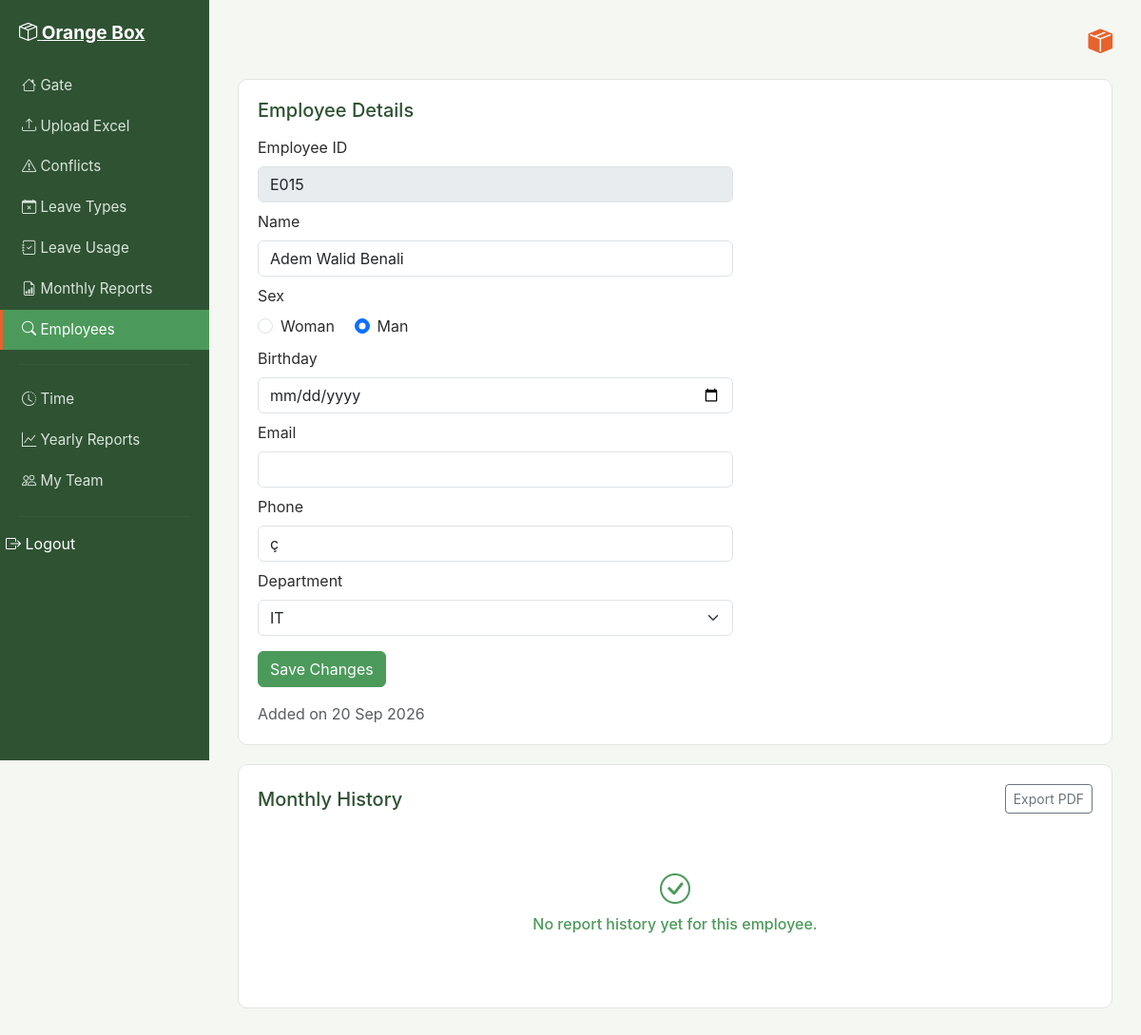
The page /employees/1/ (signed in) on the database its author committed.
### attendance/models.py (models this page shows, shortened)
class Employee(models.Model):
    employee_id = models.CharField(max_length=50, unique=True)
    name = models.CharField(max_length=150)
    sex = models.CharField(max_length=10, blank=True)
    birthday = models.DateField(null=True, blank=True)
    email = models.EmailField(unique=True, null=True, blank=True)
    phone_number = models.CharField(max_length=20, blank=True)
    department = models.ForeignKey(Department, on_delete=models.SET_NULL, null=True)
    date_added = models.DateTimeField(auto_now_add=True)

class Department(models.Model):
    name = models.CharField(max_length=100, unique=True)

### attendance/views.py (the view, shortened to what this page needs)
# urls.py: path('employees/<int:employee_id>/', views.employee_detail, name='employee_detail'),
@login_required
def employee_detail(request, employee_id):
    employee = Employee.objects.get(id=employee_id)
    entries = MonthlyReportEntry.objects.filter(employee=employee).select_related('report').order_by('report__year', 'report__month')
    departments = Department.objects.all()
    return render(request, 'attendance/employee_detail.html', {
        'employee': employee, 'entries': entries, 'departments': departments
    })

### attendance/context_processors.py (called while the page is built)
def notifications_context(request):
    if request.user.is_authenticated:
        unread = Notification.objects.filter(recipient=request.user, status='unread').order_by('-date')
        return {
            'unread_notifications': unread,
            'unread_count': unread.count()
        }
    return {'unread_notifications': [], 'unread_count': 0}

### attendance/templates/attendance/employee_detail.html (shortened to what this page needs)
{% extends 'attendance/base.html' %}
{% block content %}
<div class="ob-card">
    <h5>Employee Details</h5>
    <form method="post" style="max-width:500px;">
        <div class="mb-2"><label class="form-label">Employee ID</label><input type="text" class="form-control" value="{{ employee.employee_id }}" disabled></div>
        <div class="mb-2"><label class="form-label">Name</label><input type="text" name="name" class="form-control" value="{{ employee.name }}" required></div>
        <div class="mb-2">
            <label class="form-label d-block">Sex</label>
            <div class="form-check form-check-inline">
                <input type="radio" name="sex" value="Woman" class="form-check-input" id="sexWoman" {% if employee.sex == "Woman" or not employee.sex %}checked{% endif %}>
                <label class="form-check-label" for="sexWoman">Woman</label>
            </div>
            <div class="form-check form-check-inline">
                <input type="radio" name="sex" value="Man" class="form-check-input" id="sexMan" {% if employee.sex == "Man" %}checked{% endif %}>
                <label class="form-check-label" for="sexMan">Man</label>
            </div>
        </div>
        <div class="mb-2"><label class="form-label">Birthday</label><input type="date" name="birthday" class="form-control" value="{{ employee.birthday|date:'Y-m-d' }}"></div>
        <div class="mb-2"><label class="form-label">Email</label><input type="email" name="email" class="form-control" value="{{ employee.email|default:'' }}"></div>
        <div class="mb-2"><label class="form-label">Phone</label><input type="text" name="phone_number" class="form-control" value="{{ employee.phone_number }}"></div>
        <div class="mb-3">
            <label class="form-label">Department</label>
            <select name="department" class="form-select">
                {% for dept in departments %}
                <option value="{{ dept.id }}" {% if employee.department_id == dept.id %}selected{% endif %}>{{ dept.name }}</option>
                {% endfor %}
            </select>
        </div>
        <button type="submit" class="btn btn-ob-save">Save Changes</button>
    </form>
    <p class="text-muted mt-3 mb-0">Added on {{ employee.date_added|date:"d M Y" }}</p>
</div>
<div class="ob-card">
    <div class="d-flex justify-content-between align-items-center mb-3">
        <h5 class="mb-0">Monthly History</h5>
        <a href="{% url 'export_employee_history_pdf' employee.id %}" class="btn btn-sm btn-outline-secondary">Export PDF</a>
    </div>
    {% if entries %}
    <table class="table table-ob">
        <thead><tr><th>Month</th><th>Year</th><th>Worked (h)</th><th>Absence</th><th>Lateness</th><th>Attendance %</th></tr></thead>
        <tbody>
        {% for entry in entries %}
        <tr>
            <td>{{ entry.report.month }}</td>
            <td>{{ entry.report.year }}</td>
            <td>{{ entry.total_working_hours }}</td>
            <td>{{ entry.total_absence }}</td>
            <td>{{ entry.total_lateness }}</td>
            <td>{{ entry.attendance_percentage|floatformat:1 }}%</td>
        </tr>
        {% endfor %}
        </tbody>
    </table>
    {% else %}
    <div class="ob-empty-state"><i class="bi bi-check-circle" style="font-size:2rem;"></i><p>No report history yet for this employee.</p></div>
    {% endif %}
</div>
{% endblock %}

### static/css/style.css (style rules this page uses)
:root { --ob-bg: #f4f7f2; --ob-sidebar: #2f5233; --ob-sidebar-active: #4C9A5B; --ob-accent: #E8622C; --ob-accent-hover: #c94f20; --ob-green: #4C9A5B; --ob-yellow: #E8B93C; --ob-red: #D9534F; --ob-text: #2c2c2c; --ob-muted: #7a7a7a; --ob-card: #ffffff; --ob-border: #e1e6de; }
body { background-color: var(--ob-bg); color: var(--ob-text); font-family: -apple-system, "Segoe UI", Roboto, Arial, sans-serif; }
.ob-card { background-color: var(--ob-card); border: 1px solid var(--ob-border); border-radius: 10px; padding: 20px; margin-bottom: 20px; }
.ob-card h5 { margin-bottom: 15px; color: var(--ob-sidebar); }
.btn-ob-save { background-color: var(--ob-green); border-color: var(--ob-green); color: #fff; }
.ob-empty-state { text-align: center; color: var(--ob-green); padding: 40px 0; font-weight: 500; }

### rows shown on the page
Employee: employee_id "E015", name "Adem Walid Benali", sex "☐ Woman", sex "☑ Man", phone_number "ç", department "IT", date_added "20 Sep 2026"
